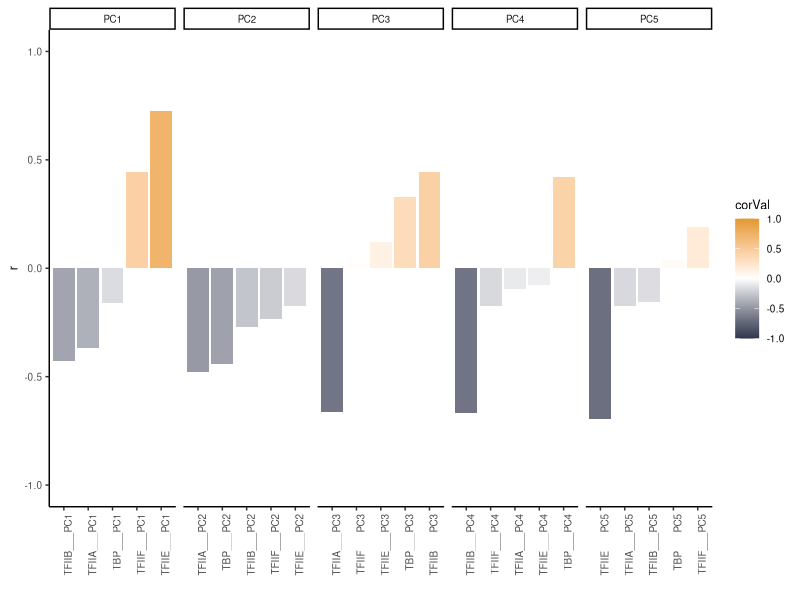

This figure's R source:
rm(list = ls())

library(tidyverse)
library(tidytext)
library(svglite)

set.seed(42)

# load imputed values
imp = as.matrix(read.csv("data/imputed_missing_values/imputed_residence_times_fastSitesExcluded.csv") %>% 
                  column_to_rownames(var = "X"))

# upload table replace <1 min with a random number between 0-1
resTimes = read.csv("data/residence_times_all.csv") %>% 
  pivot_longer(cols = TBP:TFIIF, names_to = "factorName", values_to = "resTime", values_drop_na = TRUE) %>% 
  distinct()

plotResTime = resTimes %>% 
  mutate(randNum = runif(nrow(resTimes), min=0, max=1)) %>% 
  mutate(resTimesNum = ifelse(resTime == "<1", randNum, as.numeric(resTime))) 

# PCA of genes
genePCA = function(inputData, scaled = TRUE){
  if (scaled == TRUE){
    pca = prcomp(inputData, scale. = TRUE)
  } else {
    pca = prcomp(inputData, scale. = FALSE)
  }
  
  variance = round((pca$sdev^2 / sum(pca$sdev^2))*100, digits = 2)
  PCA_out = as.data.frame(pca$x) %>% 
    rownames_to_column(var = "gene")
  
  output = list(PCA_out = PCA_out, variance = variance)
  
  return(output)
}

# a) PCA ofimputed observations
output = genePCA(inputData = imp, scaled = TRUE)
output$variance


corData = output$PCA_out %>% 
  left_join(plotResTime) %>% 
  dplyr::select(-c(peakName, resTime, randNum)) %>% 
  pivot_longer(cols = PC1:PC5, names_to = "PC", values_to = "PC_value") %>% 
  group_by(PC, factorName) %>% 
  summarise(corVal = cor(PC_value, resTimesNum)) %>% 
  drop_na()

p = ggplot(corData, aes(x = reorder_within(factorName, corVal, PC), y = corVal, fill = corVal))
p + geom_bar(stat = "identity") +
  facet_wrap(~PC, scales = "free_x", nrow = 1) +
  theme_classic() +
  theme(panel.background = element_rect(fill = "transparent"), # bg of the panel
        plot.background = element_rect(fill = "transparent", color = NA),
        text = element_text(size=9), 
        axis.text.x = element_text(angle = 90, hjust = 1),
        strip.text.x = element_text(size = 7)) + 
  #guides(fill="none", color = "none") +
  ylab("r") +
  xlab("")  +
  #scale_fill_gradient2(low = "#32384D", high = "#E29930", mid = "white", midpoint = 0) +
  scale_fill_gradientn(colors = c("#32384D", "white","#E29930"), 
                       limits= c(-1,1)) +
  ylim(-1, 1)
#ggsave("figures/panels/figS4/cor_PC_genes_with_resTime_PCAwithoutFastSites.pdf", width = 15, height = 5, units = "cm")
